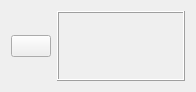
<?xml version="1.0" encoding="UTF-8"?>
<ui version="4.0">
 <class>LayersDefineWidget</class>
 <widget class="QWidget" name="LayersDefineWidget">
  <property name="geometry">
   <rect>
    <x>0</x>
    <y>0</y>
    <width>196</width>
    <height>92</height>
   </rect>
  </property>
  <property name="windowTitle">
   <string>Form</string>
  </property>
  <layout class="QHBoxLayout" name="horizontalLayout">
   <item>
    <widget class="QPushButton" name="pushButton_Pipette">
     <property name="sizePolicy">
      <sizepolicy hsizetype="Fixed" vsizetype="Fixed">
       <horstretch>0</horstretch>
       <verstretch>0</verstretch>
      </sizepolicy>
     </property>
     <property name="text">
      <string/>
     </property>
     <property name="icon">
      <iconset resource="res.qrc">
       <normaloff>:/new/icons/pipette.ico</normaloff>:/new/icons/pipette.ico</iconset>
     </property>
     <property name="checkable">
      <bool>true</bool>
     </property>
     <property name="checked">
      <bool>false</bool>
     </property>
    </widget>
   </item>
   <item>
    <widget class="QFrame" name="frame">
     <property name="autoFillBackground">
      <bool>true</bool>
     </property>
     <property name="frameShape">
      <enum>QFrame::Box</enum>
     </property>
     <property name="frameShadow">
      <enum>QFrame::Raised</enum>
     </property>
    </widget>
   </item>
  </layout>
 </widget>
 <resources>
  <include location="res.qrc"/>
 </resources>
 <connections/>
</ui>
